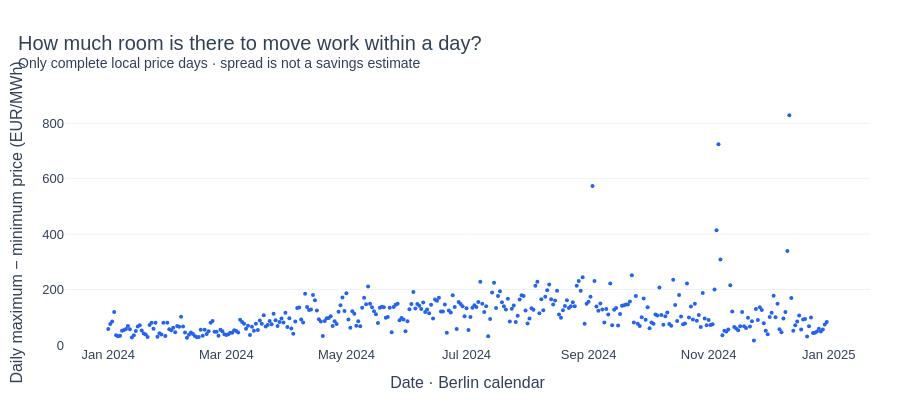

Notebook code for this chart:
### Code cell
daily_prices = df_env.group_by("Date").agg(
    pl.len().alias("grid_intervals"),
    pl.col("DayAhead_Price_EUR_MWh").count().alias("valid_prices"),
    (pl.col("DayAhead_Price_EUR_MWh").max() - pl.col("DayAhead_Price_EUR_MWh").min()).alias("spread"),
).filter(pl.col("valid_prices") == pl.col("grid_intervals")).sort("Date")
# Require a whole local calendar day, including 23/25-hour clock-change days.
# Compute expected duration directly for each date; do not depend on the next available date.
daily_prices = daily_prices.with_columns(
    (( (pl.col("Date") + pl.duration(days=1)).cast(pl.Datetime).dt.replace_time_zone(TIMEZONE).dt.convert_time_zone("UTC")
      - pl.col("Date").cast(pl.Datetime).dt.replace_time_zone(TIMEZONE).dt.convert_time_zone("UTC"))
     .dt.total_minutes() / 15).alias("expected_intervals")
).filter(pl.col("grid_intervals") == pl.col("expected_intervals"))
median_spread = daily_prices["spread"].median() if daily_prices.height else None
if daily_prices.height:
    fig = go.Figure(go.Scatter(x=daily_prices["Date"].cast(pl.String).to_list(),
        y=daily_prices["spread"].to_list(), mode="markers", marker=dict(color=BLUE, size=4)))
    fig.update_xaxes(title="Date · Berlin calendar")
    fig.update_yaxes(title="Daily maximum − minimum price (EUR/MWh)", rangemode="tozero")
    fig.update_layout(showlegend=False)
    polish(fig, "How much room is there to move work within a day?", "Only complete local price days · spread is not a savings estimate")
report(f"""Across **{daily_prices.height} complete price days**, the median daily spread is **{number(median_spread)} EUR/MWh**.
A price spread suggests an opportunity, but savings also depend on the energy used, the timing and production constraints.""")

### Figure 1 — Plotly figure (JSON) as saved in the notebook; plotly's stock layout.template omitted (floating-point values rounded to 4 significant figures; data arrays with more than 128 entries replaced by an {"elided": "..."} marker saying what was removed)
{"data": [{"marker": {"color": "#2563eb", "size": 4}, "mode": "markers", "type": "scatter", "x": {"elided": "366 str values"}, "y": {"elided": "366 float values"}}], "layout": {"bargap": 0.3, "font": {"color": "#334155", "family": "Arial", "size": 13}, "height": 410, "hoverlabel": {"bgcolor": "white"}, "legend": {"orientation": "h", "x": 0, "y": 1.01, "yanchor": "bottom"}, "margin": {"b": 65, "l": 65, "r": 30, "t": 100}, "paper_bgcolor": "white", "plot_bgcolor": "white", "showlegend": false, "title": {"font": {"size": 20}, "text": "How much room is there to move work within a day?<br><sup>Only complete local price days · spread is not a savings estimate</sup>", "x": 0.02}, "xaxis": {"automargin": true, "showgrid": false, "title": {"text": "Date · Berlin calendar"}, "zeroline": false}, "yaxis": {"automargin": true, "gridcolor": "#eef2f7", "rangemode": "tozero", "title": {"text": "Daily maximum − minimum price (EUR/MWh)"}, "zeroline": false}}}
